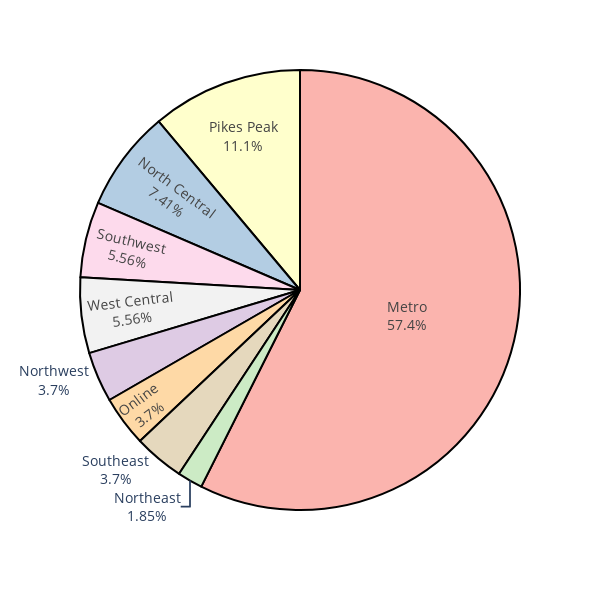

The code cell stored with this chart in its notebook:
### Code cell
df_region = df.groupby(['Region'])['Region'].count().reset_index(name='Count')
fig = px.pie(df_region, values='Count', names='Region', 
             width=600, height=600)
fig.update_traces(hoverinfo='label+percent', textinfo='label+percent', textfont_size=14,
                  marker=dict(colors=px.colors.qualitative.Pastel1, line=dict(color='#000000', width=2)))
fig.update_layout(font_size=14, title_font_size=20)
fig.update_layout(showlegend=False)
fig.show()
fig.write_image("images/regionsPie.png")

### Figure 1 — Plotly figure (JSON) as saved in the notebook; plotly's stock layout.template omitted (floating-point values rounded to 4 significant figures)
{"data": [{"domain": {"x": [0, 1], "y": [0, 1]}, "hoverinfo": "label+percent", "hovertemplate": "Region=%{label}<br>Count=%{value}<extra></extra>", "labels": ["Metro", "North Central", "Northeast", "Northwest", "Online", "Pikes Peak", "Southeast", "Southwest", "West Central"], "legendgroup": "", "marker": {"colors": ["rgb(251,180,174)", "rgb(179,205,227)", "rgb(204,235,197)", "rgb(222,203,228)", "rgb(254,217,166)", "rgb(255,255,204)", "rgb(229,216,189)", "rgb(253,218,236)", "rgb(242,242,242)"], "line": {"color": "#000000", "width": 2}}, "name": "", "showlegend": true, "textfont": {"size": 14}, "textinfo": "label+percent", "type": "pie", "values": [310, 40, 10, 20, 20, 60, 20, 30, 30]}], "layout": {"font": {"size": 14}, "height": 600, "legend": {"tracegroupgap": 0}, "margin": {"t": 60}, "showlegend": false, "title": {"font": {"size": 20}}, "width": 600}}
